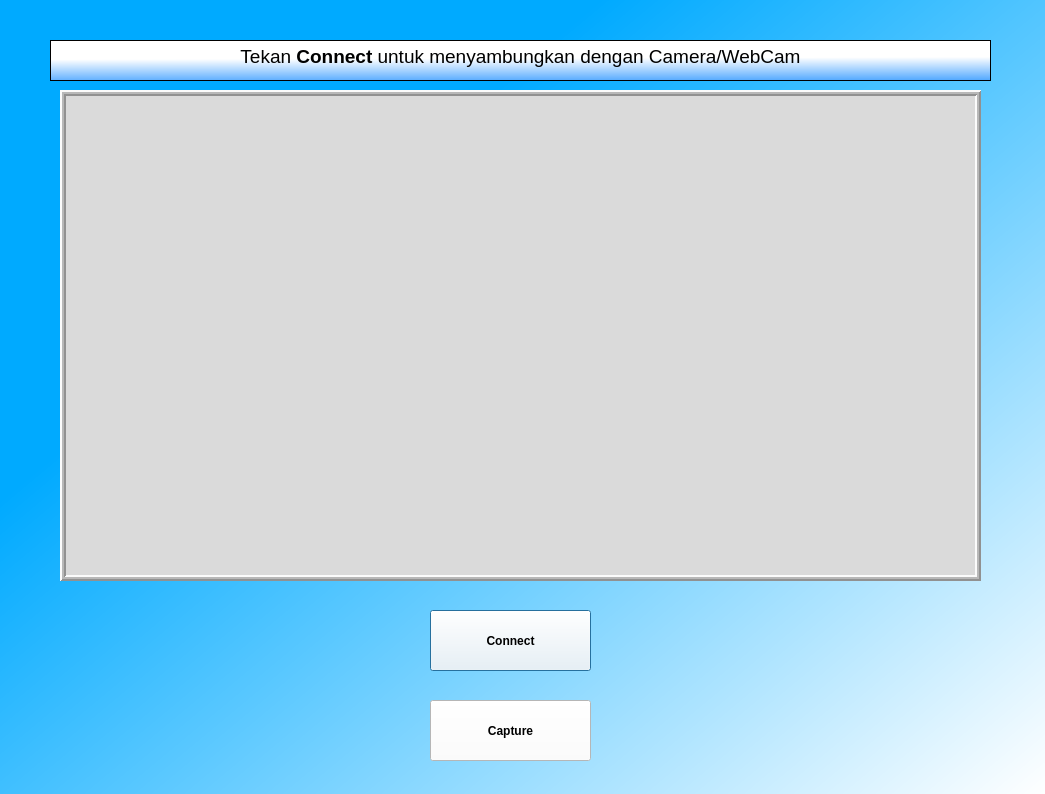
<?xml version="1.0" encoding="UTF-8"?>
<ui version="4.0">
 <class>Dialog</class>
 <widget class="QDialog" name="Dialog">
  <property name="geometry">
   <rect>
    <x>0</x>
    <y>0</y>
    <width>1045</width>
    <height>794</height>
   </rect>
  </property>
  <property name="windowTitle">
   <string>Dialog</string>
  </property>
  <property name="styleSheet">
   <string notr="true">QDialog { background-color: qlineargradient(spread:pad, x1:0.268, y1:0.335227, x2:1, y2:1, stop:0 rgba(0, 170, 255, 255), stop:1 rgba(255, 255, 255, 255));
}

QLabel{ background-color: rgb(218, 218, 218)
}

QTextBrowser{ background-color:qlineargradient(spread:pad, x1:0.522388, y1:1, x2:0.487124, y2:0.443, stop:0 rgba(85, 170, 255, 255), stop:1 rgba(255, 255, 255, 255))
}

QPushButton{ background-color:rgb(255, 255, 255)
}</string>
  </property>
  <widget class="QLabel" name="imgLabel">
   <property name="geometry">
    <rect>
     <x>60</x>
     <y>90</y>
     <width>921</width>
     <height>491</height>
    </rect>
   </property>
   <property name="frameShape">
    <enum>QFrame::Box</enum>
   </property>
   <property name="frameShadow">
    <enum>QFrame::Raised</enum>
   </property>
   <property name="lineWidth">
    <number>2</number>
   </property>
   <property name="midLineWidth">
    <number>2</number>
   </property>
   <property name="text">
    <string/>
   </property>
  </widget>
  <widget class="QPushButton" name="Connect">
   <property name="geometry">
    <rect>
     <x>430</x>
     <y>610</y>
     <width>161</width>
     <height>61</height>
    </rect>
   </property>
   <property name="font">
    <font>
     <weight>75</weight>
     <bold>true</bold>
    </font>
   </property>
   <property name="styleSheet">
    <string notr="true"/>
   </property>
   <property name="text">
    <string>Connect</string>
   </property>
  </widget>
  <widget class="QPushButton" name="Capture">
   <property name="geometry">
    <rect>
     <x>430</x>
     <y>700</y>
     <width>161</width>
     <height>61</height>
    </rect>
   </property>
   <property name="font">
    <font>
     <weight>75</weight>
     <bold>true</bold>
    </font>
   </property>
   <property name="text">
    <string>Capture</string>
   </property>
  </widget>
  <widget class="QTextBrowser" name="TEXT">
   <property name="geometry">
    <rect>
     <x>50</x>
     <y>40</y>
     <width>941</width>
     <height>41</height>
    </rect>
   </property>
   <property name="html">
    <string>&lt;!DOCTYPE HTML PUBLIC &quot;-//W3C//DTD HTML 4.0//EN&quot; &quot;http://www.w3.org/TR/REC-html40/strict.dtd&quot;&gt;
&lt;html&gt;&lt;head&gt;&lt;meta name=&quot;qrichtext&quot; content=&quot;1&quot; /&gt;&lt;style type=&quot;text/css&quot;&gt;
p, li { white-space: pre-wrap; }
&lt;/style&gt;&lt;/head&gt;&lt;body style=&quot; font-family:'MS Shell Dlg 2'; font-size:7.8pt; font-weight:400; font-style:normal;&quot;&gt;
&lt;p align=&quot;center&quot; style=&quot; margin-top:0px; margin-bottom:0px; margin-left:0px; margin-right:0px; -qt-block-indent:0; text-indent:0px;&quot;&gt;&lt;span style=&quot; font-family:'MS Shell Dlg 2'; font-size:14pt;&quot;&gt;Tekan &lt;/span&gt;&lt;span style=&quot; font-family:'MS Shell Dlg 2'; font-size:14pt; font-weight:600;&quot;&gt;Connect&lt;/span&gt;&lt;span style=&quot; font-family:'MS Shell Dlg 2'; font-size:14pt;&quot;&gt; untuk menyambungkan dengan Camera/WebCam&lt;/span&gt;&lt;/p&gt;&lt;/body&gt;&lt;/html&gt;</string>
   </property>
  </widget>
 </widget>
 <resources/>
 <connections/>
</ui>
